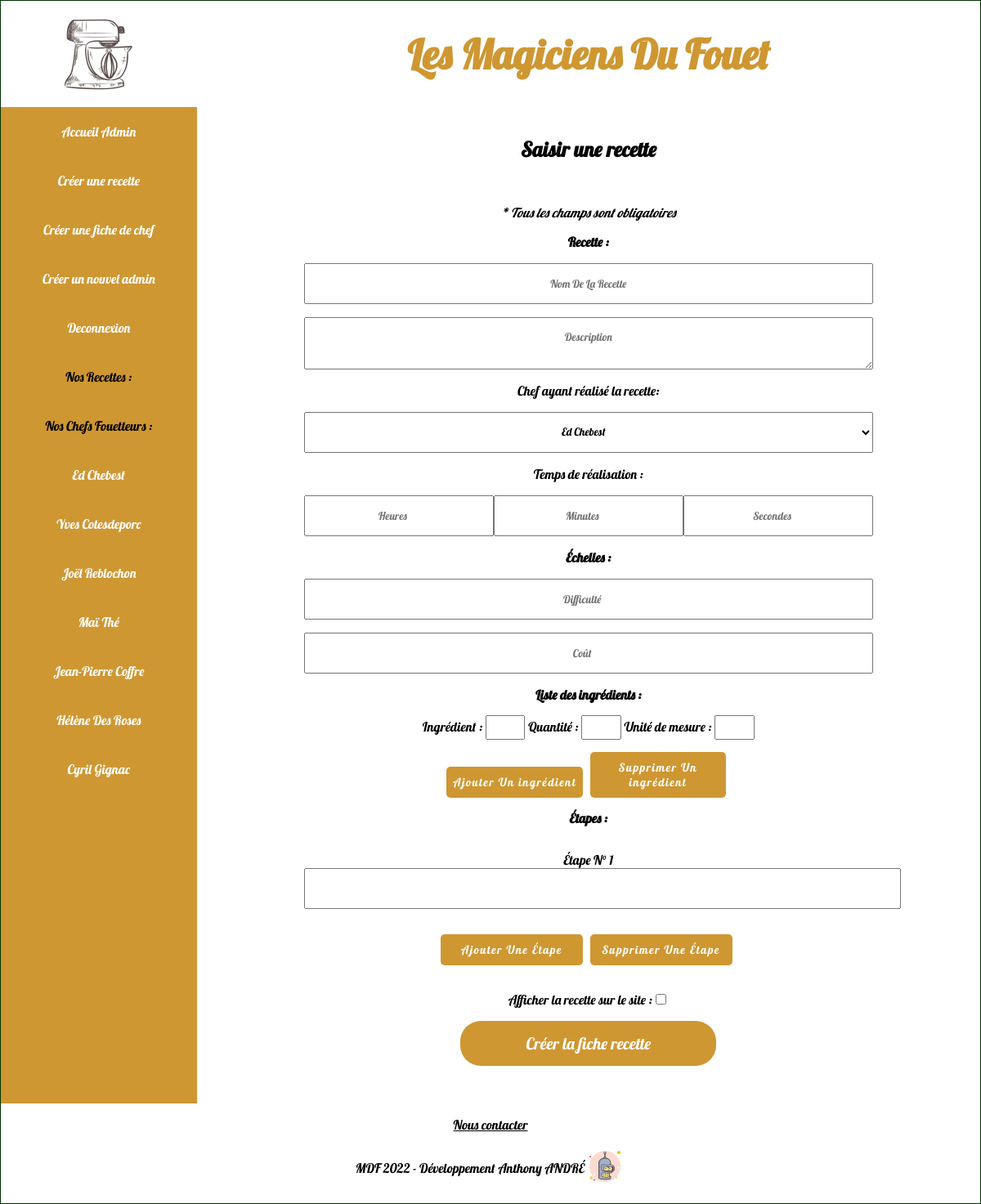
Page /site/view/admin/creer-article.html (signed in) on the committed database.
### tables this page shows
CREATE TABLE `chef` (
  `chefID` int(11) NOT NULL,
  `nomDuChef` varchar(30) NOT NULL,
  `prenomDuChef` varchar(30) NOT NULL
);

### site/classe/View.php (called while the page is built, shortened)
<?php
class View {
	private $dossier;
	private $fichier;
	public function __construct($dossier, $fichier, $titre, $description, $motcle) {
		$this->dossier     = $dossier;
		$this->fichier     = $fichier;
	}
	public function AfficherVue($tableau = array()) {
		extract($tableau);
		$dossier     = $this->dossier;
		$fichier     = $this->fichier;
		include(VIEW.'/'.$dossier.'/'.$fichier.'.php');
		$contenu = ob_get_clean();
		include(VIEW.'/_gabarit.php');
	}
}

### site/controller/admin/Admin.php (called while the page is built, shortened)
<?php
class Admin {
	public function CreerArticle() {
		if( (empty($_POST['nomRecette'])) && (empty($_POST['difficulte'])) && (empty($_POST['description'])) && (empty($_POST['cout'])) ) {
			$manager = new ms\ArticleManager();
			$chefs = $manager->ListeDesChefs();
			$message = $manager->getMsgCreateArticle();
			$articles = $manager->ReadAllArticle();
		} elseif( (empty($_POST['nomRecette'])) || (empty($_POST['difficulte'])) || (empty($_POST['description'])) || (empty($_POST['cout'])) ) {
			$manager = new ms\ArticleManager();
			$chefs = $manager->ListeDesChefs();
			$articles = $manager->ReadAllArticle();
			$message = $manager->getMsgErreurCreateArticle();
		}
	  $view = new classe\View('admin', 'article-create', 'Créer un article', 'Créer un article', 'clé 1, clé 2');
		$view->AfficherVue(array('articles' => $articles, 'message'=>$message,'chefs'=> $chefs));
	}
}

### site/classe/Autoloader.php (called while the page is built, shortened)
<?php
class Autoloader {
	public static function autoload($class) {
		spl_autoload_register(function($class) {
			$chemin = str_replace('\\','/',$class);
		});
		if(isset($_GET['page'])) {
			switch($_GET['page']) {
				case 'creer-article':
					$namespace = 'controller\admin\Admin';
					$methode   = 'CreerArticle';
					break;
			}
			$rooter = new classe\Rooter($namespace, $methode);
		} else {
			$rooter = new classe\Rooter('controller\site\Accueil', 'AfficherAccueil');
		}
		$rooter->ChooseController();
	}
}

### site/index.php (called while the page is built, shortened)
<?php
require_once('_config.php');
Autoloader::autoload($class);

### site/model/site/Chef.php (called while the page is built, shortened)
<?php
class Chef{
  private $chefID;
  private $nomDuChef;
  private $prenomDuChef;
  public function setChefID($chefID){
    if($chefID > 0){
      $this->chefID = $chefID;
    }
  }
  public function getChefID(){
    return $this->chefID;
  }
  public function setNomDuChef($nomDuChef){
    if(is_string($nomDuChef)){
      $this->nomDuChef = $nomDuChef;
    }
  }
  public function getNomDuChef(){
    return $this->nomDuChef;
  }
  public function setPrenomDuChef($prenomDuChef){
    if(is_string($prenomDuChef)){
      $this->prenomDuChef = $prenomDuChef;
    }
  }
  public function getPrenomDuChef(){
    return $this->prenomDuChef;
  }
}

### site/view/admin/article-create.php (the view, shortened to what this page needs)
<article>
    <h1>Saisir une recette</h1>
    <div class="box">
        <?= $message; ?>
        <form method="post" action="">
            <b>Recette :</b>
            <p><input type="text" name="nomRecette" placeholder="Nom De La Recette" /></p>
            <p><textarea name="description" placeholder="Description"></textarea></p>
            <label for="chefs">Chef ayant réalisé la recette:</label>
            <p><select name="chefID" id="selectionDuChef">
                    <?php
                    foreach ($chefs as $chef) {
                    ?>
                        <option value="<?= $chef->getChefID(); ?>"><?= $chef->getPrenomDuChef(); ?> <?= $chef->getNomDuChef(); ?></option>
                    <?php
                    }
                    ?>
                </select></p>
                <label for="inputDuree">Temps de réalisation :</label>
                <p name="inputDuree">
                    <input type="number" name="heure" id="heure" maxlength="60" placeholder="Heures">
                    <input type="number" name="minute" id="minute" maxlength="60" placeholder="Minutes">
                    <input type="number" name="seconde" id="seconde" maxlength="60" placeholder="Secondes">
                </p>
            <b>Échelles :</b>
            <p><input type="number" name="difficulte" placeholder="Difficulté"></input></p>
            <p><input type="number" name="cout" placeholder="Coût" /></p>
            <b>Liste des ingrédients :</b>
            <div id="ingredients">
                <div class="divIngredient">
                    <label>
                        Ingrédient :
                        <input name="ingredient" type="text" class="inputIngredient1">
                    </label>
                    <label>
                        Quantité :
                        <input name="quantite" type="text" class="inputIngredient1">
                    </label>
                    <label>
                        Unité de mesure :
                        <input name="uniteMesure" type="text" class="inputIngredient1">
                    </label>
                </div>
            </div>
            <div class="boutonsIngredients">
                <button type="button" class="ajoutIngredient" onclick="ajoutIngredient()">Ajouter Un ingrédient</button>
                <button type="button" class="suppressionIngrédient" onclick="suppressionIngredient()">Supprimer Un ingrédient</button>
            </div>
            <b>Étapes :</b>
            <p id="etapes">
                <label>
                    Étape N° 1
                    <input type="text" class="inputEtape" id="etape1">
                </label>
            <div class="boutonsEtapes">
                <button type="button" class="ajoutEtape" onclick="ajoutEtape()">Ajouter Une Étape</button>
                <button type="button" class="suppressionEtape" onclick="suppressionEtape()">Supprimer Une Étape</button>
            </div>
            </p>
            <p>Afficher la recette sur le site : <input type="checkbox" id="checkboxVisibilite"></p>
            <p><input id="soumission" type="submit" value="Créer la fiche recette" onclick="concatenationEtapes()" /></p>
        </form>
    </div>
</article>

### site/view/_gabarit.php (shortened to what this page needs)
<!doctype html>
<html>
<head>
<link rel="stylesheet" href="<?= MEDIA; ?>/css/style.css" />
</head>
<body>
<div id="site">
	<header>
        <a href="accueil.html"><img src=" <?= MEDIA; ?>/img/Logo_Les_Magiciens_Du_Fouet.jpg" alt="logo robot patissier"></a>
        <h1>Les Magiciens Du Fouet</h1>
    </header>
    <nav id="grandsEcrans">
    	<ul>
<?php
if (isset($_SESSION['pseudo'])){
?>
        <li class="liste"><a href="admin-home.html">Accueil Admin</a></li>
        <li class="liste"><a href="creer-article.html">Créer une recette</a></li>
        <li class="liste"><a href="creer-chef.html">Créer une fiche de chef</a></li>
        <?php
if ($_SESSION['pseudo'] == 'anthony'){
?>
        <li class="liste"><a href="creer-membre.html">Créer un nouvel admin</a></li>
<?php
}
?>
        <li class="liste"><a href="deconnexion.html">Deconnexion</a></li>
        <li>Nos Recettes :</li>
            <li>Nos Chefs Fouetteurs :</li>
            <?php
	        foreach($chefs as $chef) {
	        ?>
            <li class="liste"><a href="voir-cuisinier_<?=$chef->getChefID()?>.html"><?=$chef->getPrenomDuChef();?> <?=$chef->getNomDuChef();?></a></li>
            <?php
            }
            ?>
<?php
}
?>
        </ul>
    </nav>
    <?= $contenu; ?>
    <footer>
        <p><a href="contact.html" id="lienContact">Nous contacter</a></p>
        <p id="signature">MDF 2022 - Développement Anthony ANDRÉ<a class="lienVersRecette" href="admin.html"><img src="<?= MEDIA; ?>/img/acces-admin.png" alt="logo robot"></a></p>
    </footer>
</div>
</body>
</html>

### site/media/css/style.css (style rules this page uses)
body { margin: 0; padding:0; background-color: #ffffff; font-family: 'Lobster', cursive; }
#site { margin: auto; border: 1px solid #030; display: grid; grid-template-columns: 1fr 4fr; grid-template-areas: "header header" "nav article" "footer footer"; }
header { grid-area: header; display: grid; grid-template-columns: 20% 80%; }
header a, #signature { display: flex; justify-content: center; align-items: center; }
header img { width: 125px; height: auto; }
header h1 { font-family: 'Lobster', cursive; font-size: 50px; color: rgb(206, 151, 50); text-align: center; display: flex; justify-content: center; align-items: center; }
nav, #petitsEcrans { grid-area: nav; background-color: rgb(206, 151, 50); }
ul { margin: 0; padding:0; text-align: center; }
ul li { list-style: none; padding: 20px; }
ul li a { text-decoration: none; color: #fff; }
.lienVersRecette, #lienContact { color: #000; }
article { grid-area: article; background-color: #fff; padding: 15px; text-align: center; }
article h1 { text-align: center; font-size: 25px; }
article p, article h2, article h4 { text-align: center; display: flex; justify-content: center; align-items: center; }
.box { width: 75%; margin: auto; padding: 15px; text-align: center; }
input[type='text'], input[type='password'], textarea[name='description'], select, input[type='number'], input[type='time'], #etapes label, .formulaireContact { width: 100%; padding: 15px; font-family: 'Lobster', cursive; text-align: center; }
button { font-family: 'Lobster', cursive; }
#etapes, #ingredients { display: flex; flex-direction: column; row-gap: 10px; }
.divIngredient input, .divIngredient select { width: auto; padding: 5px; }
#ingredients { margin: auto; padding-top: 15px; }
.boutonsIngredients { padding: 15px; }
.boutonsIngredients button, .boutonsEtapes button { width: 25%; }
.inputEtape { width: 100%; padding: 15px; }
input[type='submit'] { font-family: 'Lobster', cursive; width: 45%; padding: 15px; font-size: 20px; background-color: rgb(206, 151, 50); color: white; border-radius: 25px; border: none; cursor: pointer; }
footer { grid-area: footer; background-color: #ffffff; text-align: center; }
button { width: 75px; background: rgb(206, 151, 50); color: #fff; padding: 10px 0; margin-right: 5px; border-radius: 5px; border: none; cursor: pointer; font-size: 14px; letter-spacing: 1.5px; }
@media screen and (max-width: 1350px) { .divIngredient input { width: 5%; } }

### rows in the picture
chef: prenomDuChef "Ed", nomDuChef "Chebest"
chef: prenomDuChef "Yves", nomDuChef "Cotesdeporc"
chef: prenomDuChef "Joël", nomDuChef "Reblochon"
chef: prenomDuChef "Maï", nomDuChef "Thé"
chef: prenomDuChef "Jean-Pierre", nomDuChef "Coffre"
chef: prenomDuChef "Hélène", nomDuChef "Des Roses"
chef: prenomDuChef "Cyril", nomDuChef "Gignac"

### other values in the picture
form field chefID "Ed Chebest"
